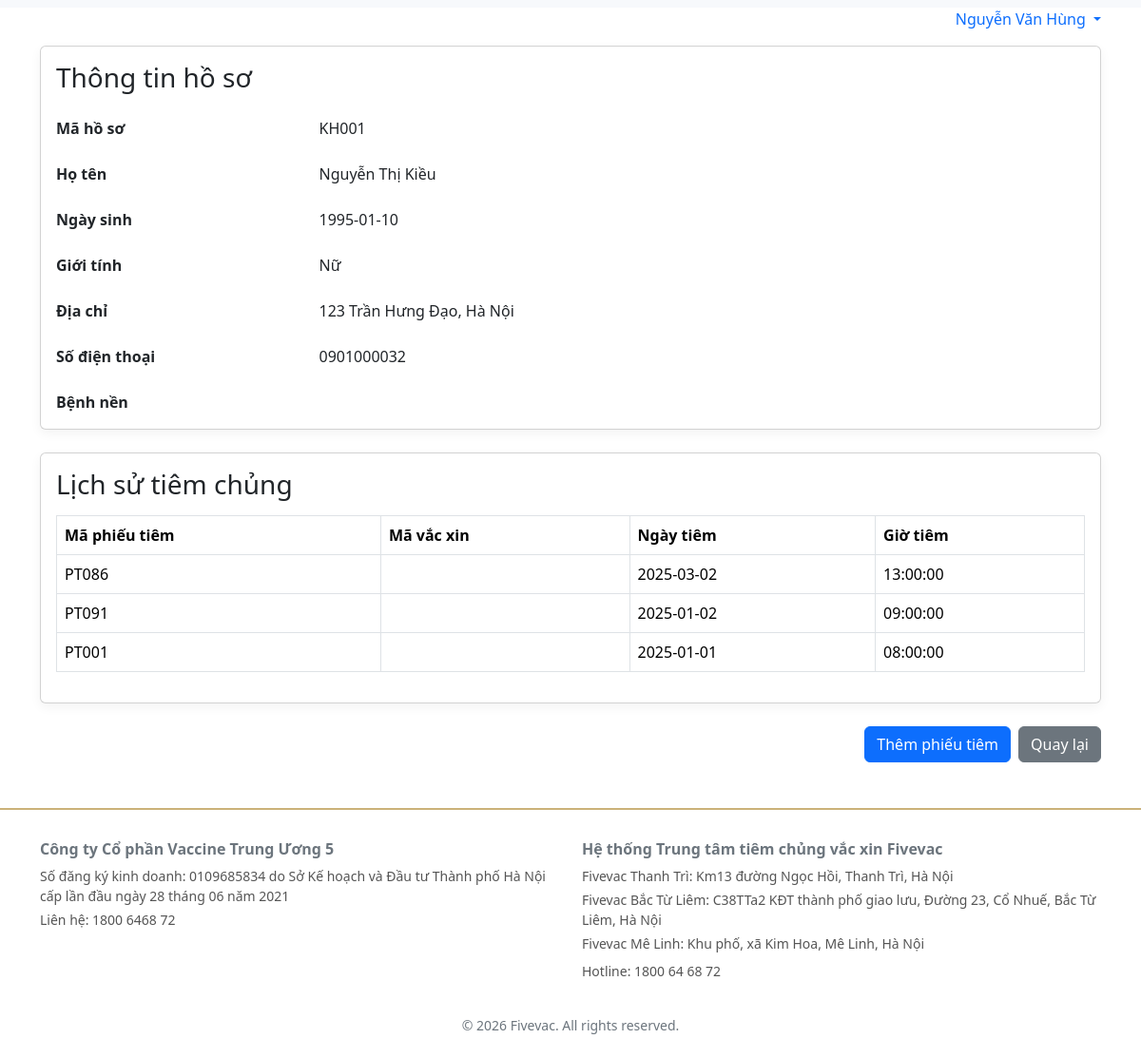
/records/doctor_view_profile/KH001 (signed in), run on the app's committed database.
### tables this page shows
CREATE TABLE `thongtinkhachhang` (
  `MaKH` varchar(50) NOT NULL,
  `HoTen` varchar(100) NOT NULL,
  `NgaySinh` date DEFAULT NULL,
  `GioiTinh` enum('Nam','Nữ') DEFAULT NULL,
  `DiaChi` varchar(255) DEFAULT NULL,
  `SDT` varchar(20) NOT NULL,
  `BenhNen` varchar(255) DEFAULT NULL
);

CREATE TABLE `phieutiem` (
  `MaPhieuTiem` varchar(50) NOT NULL,
  `MaKH` varchar(50) NOT NULL,
  `NgayTiem` date DEFAULT NULL,
  `GioTiem` time DEFAULT NULL
);

### app/core/Controller.php (called while the page is built, shortened)
<?php
class Controller {
    public function view($view, $data = []){
        extract($data);
        require '../app/views/layout/header.php';
        require '../app/views/' . $view . '.php';
        require '../app/views/layout/footer.php';
    }
}

### app/controllers/RecordsController.php (called while the page is built, shortened)
<?php
class RecordsController extends Controller {
    public function doctor_view_profile($id) {
        $id = sanitize($id);
        $db = new Database();
        $db->query("SELECT * FROM thongtinkhachhang WHERE MaKH = :kh LIMIT 1");
        $db->bind(':kh', $id);
        $profile = $db->single();
        $db->query("SELECT * FROM phieutiem WHERE MaKH = :kh ORDER BY NgayTiem DESC, GioTiem DESC");
        $db->bind(':kh', $id);
        $injections = $db->resultSet() ?? [];
        $this->view('records/doctor_view_profile', [
            'hide_navbar' => true,
            'title'       => 'Chi tiết hồ sơ',
            'profile'     => $profile,
            'injections'  => $injections
        ]);
    }
}

### public/index.php (called while the page is built, shortened)
<?php
require_once __DIR__ . '/../app/core/Helpers.php';
require_once __DIR__ . '/../app/core/Database.php';
$path = trim($_GET['url'] ?? '', '/');
$parts = array_values(array_filter(explode('/', $path)));
$method = $parts[1] ?? 'index';
$params = array_slice($parts, 2);
$controller = new $controllerName();
call_user_func_array([$controller, $method], $params);

### app/core/Helpers.php (called while the page is built, shortened)
<?php
function base_url($path = '') {
    $base = rtrim(BASE_URL, '/');
    $trimmed = ltrim($path, '/');
    return $base . '/' . $trimmed;
}
function current_user_role() {
    return $_SESSION['role'] ?? 'guest';
}
function current_user_name() {
    if (!empty($_SESSION['user_name'])) {
        return $_SESSION['user_name'];
    }
    return null;
}

### app/core/Database.php (called while the page is built, shortened)
<?php
class Database {
    private $host = DB_HOST;
    private $user = DB_USER;
    private $pass = DB_PASS;
    private $dbname = DB_NAME;
    private $dbh;
    private $stmt;
    public function __construct() {
        $dsn = 'mysql:host=' . $this->host . ';dbname=' . $this->dbname . ';charset=utf8mb4';
        $options = [
            PDO::ATTR_PERSISTENT => false,
            PDO::ATTR_ERRMODE => PDO::ERRMODE_EXCEPTION,
            PDO::ATTR_DEFAULT_FETCH_MODE => PDO::FETCH_ASSOC,
        ];
        try { $this->dbh = new PDO($dsn, $this->user, $this->pass, $options); }
        catch(PDOException $e) { $this->error = $e->getMessage(); }
    }
    public function query($sql){ $this->stmt = $this->dbh->prepare($sql); }
    public function bind($param, $value, $type = null){
        if (is_null($type)) {
            switch (true) {
                default: $type = PDO::PARAM_STR;
            }
        }
        $this->stmt->bindValue($param, $value, $type);
    }
    public function execute(){ return $this->stmt->execute(); }
    public function resultSet(){ $this->execute(); return $this->stmt->fetchAll(); }
    public function single(){ $this->execute(); return $this->stmt->fetch(); }
}

### app/views/records/doctor_view_profile.php (the view, shortened to what this page needs)
<?php if (!$profile): ?>
  <p>Không tìm thấy hồ sơ.</p>
<?php else: ?>
  <div class="card mb-4">
    <div class="card-body">
      <h3 class="card-title mb-3">Thông tin hồ sơ</h3>
      <dl class="row">
        <dt class="col-sm-3">Mã hồ sơ</dt>
        <dd class="col-sm-9"><?= htmlspecialchars($profile['MaKH']) ?></dd>
        <dt class="col-sm-3">Họ tên</dt>
        <dd class="col-sm-9"><?= htmlspecialchars($profile['HoTen'] ?? '') ?></dd>
        <dt class="col-sm-3">Ngày sinh</dt>
        <dd class="col-sm-9"><?= htmlspecialchars($profile['NgaySinh'] ?? '') ?></dd>
        <dt class="col-sm-3">Giới tính</dt>
        <dd class="col-sm-9"><?= htmlspecialchars($profile['GioiTinh'] ?? '') ?></dd>
        <dt class="col-sm-3">Địa chỉ</dt>
        <dd class="col-sm-9"><?= htmlspecialchars($profile['DiaChi'] ?? '') ?></dd>
        <dt class="col-sm-3">Số điện thoại</dt>
        <dd class="col-sm-9"><?= htmlspecialchars($profile['SDT'] ?? '') ?></dd>
        <dt class="col-sm-3">Bệnh nền</dt>
        <dd class="col-sm-9"><?= htmlspecialchars($profile['BenhNen'] ?? '') ?></dd>
      </dl>
    </div>
  </div>
  <div class="card mb-4">
    <div class="card-body">
      <h3 class="card-title mb-3">Lịch sử tiêm chủng</h3>
      <?php if (empty($injections)): ?>
        <p>Không có dữ liệu tiêm chủng.</p>
      <?php else: ?>
        <div class="table-responsive">
          <table class="table table-bordered align-middle">
            <thead>
              <tr>
                <th scope="col">Mã phiếu tiêm</th>
                <th scope="col">Mã vắc xin</th>
                <th scope="col">Ngày tiêm</th>
                <th scope="col">Giờ tiêm</th>
              </tr>
            </thead>
            <tbody>
              <?php foreach ($injections as $inj): ?>
                <tr>
                  <td><?= htmlspecialchars($inj['MaPhieuTiem']) ?></td>
                  <td><?= htmlspecialchars($inj['MaVacXin'] ?? '') ?></td>
                  <td><?= htmlspecialchars($inj['NgayTiem'] ?? '') ?></td>
                  <td><?= htmlspecialchars($inj['GioTiem'] ?? '') ?></td>
                </tr>
              <?php endforeach; ?>
            </tbody>
          </table>
        </div>
      <?php endif; ?>
    </div>
  </div>
  <div class="mb-3 d-flex justify-content-end gap-2">
    <a class="btn btn-primary" href="<?= base_url('records/doctor_add_injection/' . urlencode($profile['MaKH'])) ?>">Thêm phiếu tiêm</a>
    <a class="btn btn-secondary" href="<?= base_url('records/doctor_manage') ?>">Quay lại</a>
  </div>
<?php endif; ?>

### app/views/layout/header.php (shortened to what this page needs)
<!doctype html>
<html lang="vi">
  <head>
    <link href="<?= base_url('assets/css/bootstrap-lite.css') ?>" rel="stylesheet">
    <link href="<?= base_url('assets/css/theme.css') ?>" rel="stylesheet">
    <link href="https://cdn.jsdelivr.net/npm/bootstrap@5.3.3/dist/css/bootstrap.min.css" rel="stylesheet">
    <link href="<?= base_url('assets/css/custom.css') ?>" rel="stylesheet">
  </head>
  <body>
    <?php if (!empty($hide_navbar) && current_user_role() !== 'guest'): ?>
    <div class="container container-narrow mt-2 d-flex justify-content-end">
      <div class="dropdown">
        <a class="text-decoration-none dropdown-toggle" href="#" id="staffUserMenu" role="button" data-bs-toggle="dropdown" aria-expanded="false">
          <?= htmlspecialchars(current_user_name() ?? 'Tài khoản') ?>
        </a>
      </div>
    </div>
    <?php endif; ?>
    <main class="container container-narrow my-3">

### app/views/layout/footer.php (shortened to what this page needs)
  </main>
    <footer class="footer border-top py-4 mt-5">
      <div class="container">
        <div class="row">
          <div class="col-md-6 mb-3">
            <h6 class="fw-bold mb-2">Công ty Cổ phần Vaccine Trung Ương 5</h6>
            <p class="mb-1 small">Số đăng ký kinh doanh: 0109685834 do Sở Kế hoạch và Đầu tư Thành phố Hà Nội cấp lần đầu ngày 28 tháng 06 năm 2021</p>
            <p class="small">Liên hệ: 1800 6468 72</p>
          </div>
          <div class="col-md-6 mb-3">
            <h6 class="fw-bold mb-2">Hệ thống Trung tâm tiêm chủng vắc xin Fivevac</h6>
            <p class="mb-1 small">Fivevac Thanh Trì: Km13 đường Ngọc Hồi, Thanh Trì, Hà Nội</p>
            <p class="mb-1 small">Fivevac Bắc Từ Liêm: C38TTa2 KĐT thành phố giao lưu, Đường 23, Cổ Nhuế, Bắc Từ Liêm, Hà Nội</p>
            <p class="mb-2 small">Fivevac Mê Linh: Khu phố, xã Kim Hoa, Mê Linh, Hà Nội</p>
            <p class="small">Hotline: 1800 64 68 72</p>
          </div>
        </div>
        <div class="text-center pt-3 small">© <?= date('Y') ?> Fivevac. All rights reserved.</div>
      </div>
    </footer>
  </body>
</html>

### public/assets/css/theme.css (style rules this page uses)
:root { --brand:#0d6efd; --brand-dark:#0b5ed7; --bg:#f7f9fc; }
html,body { margin:0;padding:0;background:var(--bg); }
.footer { border-top:1px solid #e9ecef;color:#6c757d; }
.card { border-radius:1rem;box-shadow:0 .25rem .75rem rgba(0,0,0,.05) }
.container-narrow { max-width:980px;margin:0 auto }

### public/assets/css/custom.css (style rules this page uses)
.footer.border-top { border-top: 2px solid #cbb279 !important; }
.footer h6 { font-size: 1rem; margin-bottom: 0.5rem; }
.footer p { margin-bottom: 0.25rem; font-size: 0.875rem; color: #555; }

### data on the page
thongtinkhachhang: MaKH "KH001", HoTen "Nguyễn Thị Kiều", NgaySinh "1995-01-10", GioiTinh "Nữ", DiaChi "123 Trần Hưng Đạo, Hà Nội", SDT "0901000032"
phieutiem: MaPhieuTiem "PT086", NgayTiem "2025-03-02", GioTiem "13:00:00"
phieutiem: MaPhieuTiem "PT091", NgayTiem "2025-01-02", GioTiem "09:00:00"
phieutiem: MaPhieuTiem "PT001", NgayTiem "2025-01-01", GioTiem "08:00:00"

### other printed values
current_user_name() "Nguyễn Văn Hùng"
